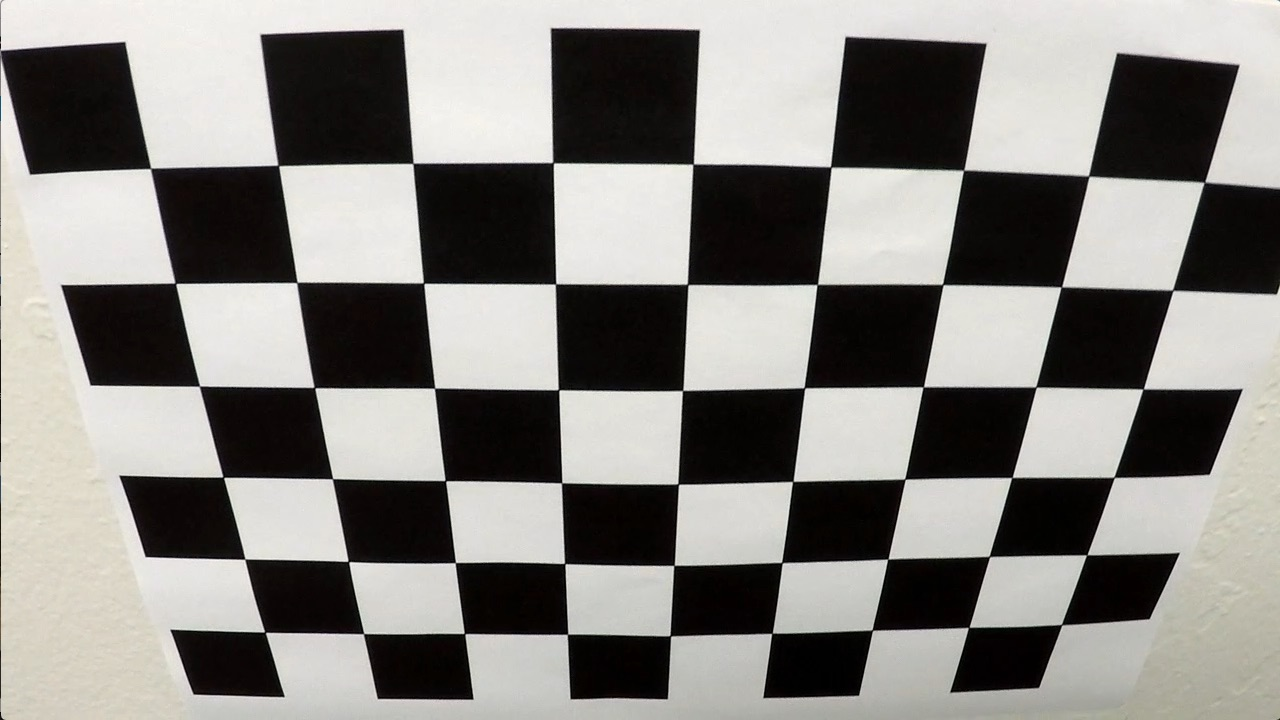
#> input picture camera_cal/calibration2.jpg, 1280 x 720 px
$ jupyter execute --allow-errors Carlibrating.ipynb   (shell and % lines are left out)
#> lines starting #> are read from the running program, lines starting #| are printed output that depends on the picture
[cell 1]
import numpy as np
import cv2
import matplotlib.pyplot as plt
import matplotlib.image as mpimg

[cell 2]
img = mpimg.imread("camera_cal/calibration2.jpg")
#> img is the input picture: shape (720, 1280, 3); mean R, G, B 134.4, 132.4, 128.5
plt.imshow(img)

[cell 3]
objp = np.zeros((6*8,3), np.float32)
objp[:,:2] = np.mgrid[0:8,0:6].T.reshape(-1,2)

[cell 4]
objp

[cell 5]
gray = cv2.cvtColor(img,cv2.COLOR_BGR2GRAY)
plt.imshow(gray)

[cell 6]
ret, corners = cv2.findChessboardCorners(gray, (8,6), None)
#> ret = True; corners = 48 rows, first 8: [149.5, 169.3], [276.6, 164.5], [411.8, 164.5], [551.6, 161.7], [693.4, 163.9], [830.6, 166.7], [962.7, 171.5], [1087.7, 174.8]

[cell 7]
corners.shape
#> Out = (48, 1, 2)

[cell 8]
corners[7]
#> Out = [[1087.7, 174.8]]
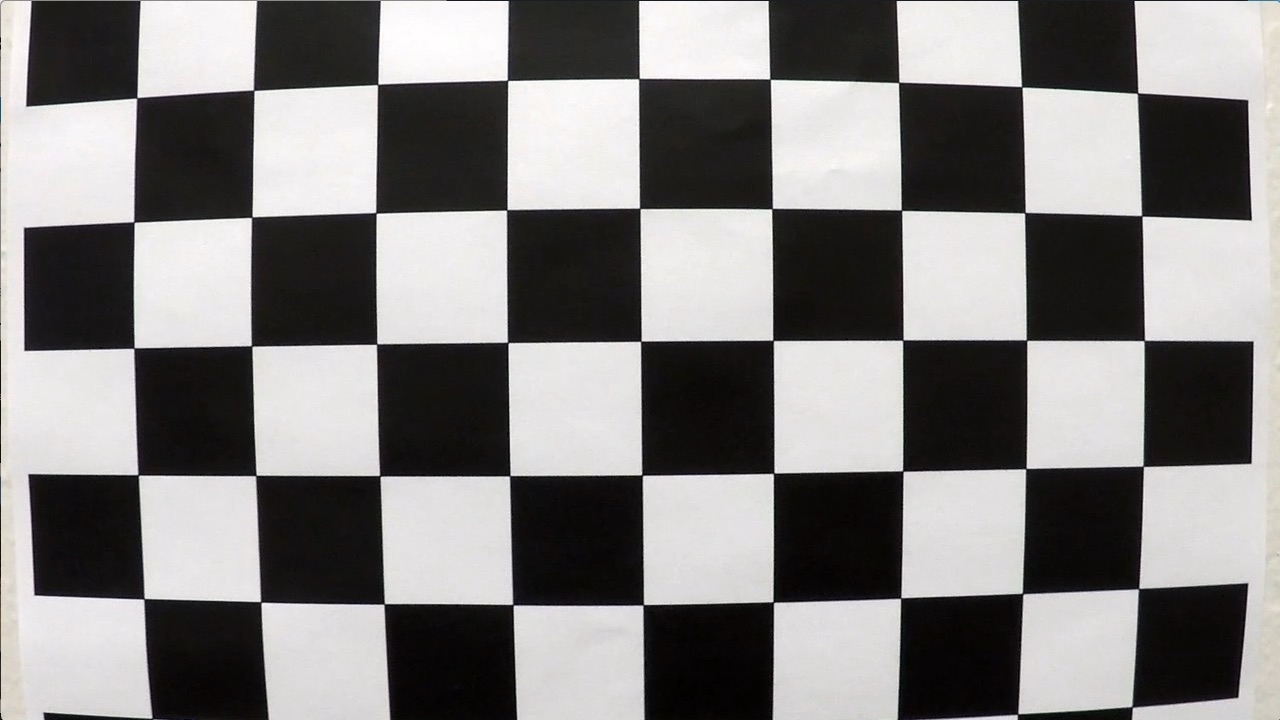
#> input picture camera_cal/calibration1.jpg, 1280 x 720 px
#> further down, img is the input picture: shape (720, 1280, 3); mean R, G, B 130.1, 128.4, 127.8
#> `ret, corners = cv2.findChessboardCorners(gray, (8,6), None)`: ret = False; corners = None

[cell 9]
objpoints=[]

[cell 10]
imgpoints=[]

[cell 11]
plt.imshow(img)

#> (a cell that did not finish here is left out)

[cell 13]
import glob
images = glob.glob("camera_cal/calibration*.jpg")

#> (a cell that did not finish here is left out)

[cell 15]
ret, mtx, dist, rvecs, tvecs = cv2.calibrateCamera(objpoints, imgpoints, gray.shape[::-1], None, None)
#> ret = 1.31; mtx = [[986.8, 0, 649.2], [0, 973.3, 254.9], [0, 0, 1]]; dist = [[-0.46, 1.7, 0.0137, -0.000321, -3.07]]; rvecs = ([0.5, -0.0304, 0.0133], [0.5, -0.0304, 0.0133]); tvecs = ([-3.69, -0.678, 6.79], [-3.69, -0.678, 6.79])

[cell 16]
img = mpimg.imread("camera_cal/calibration2.jpg")
dst = cv2.undistort(img, mtx, dist, None, mtx)
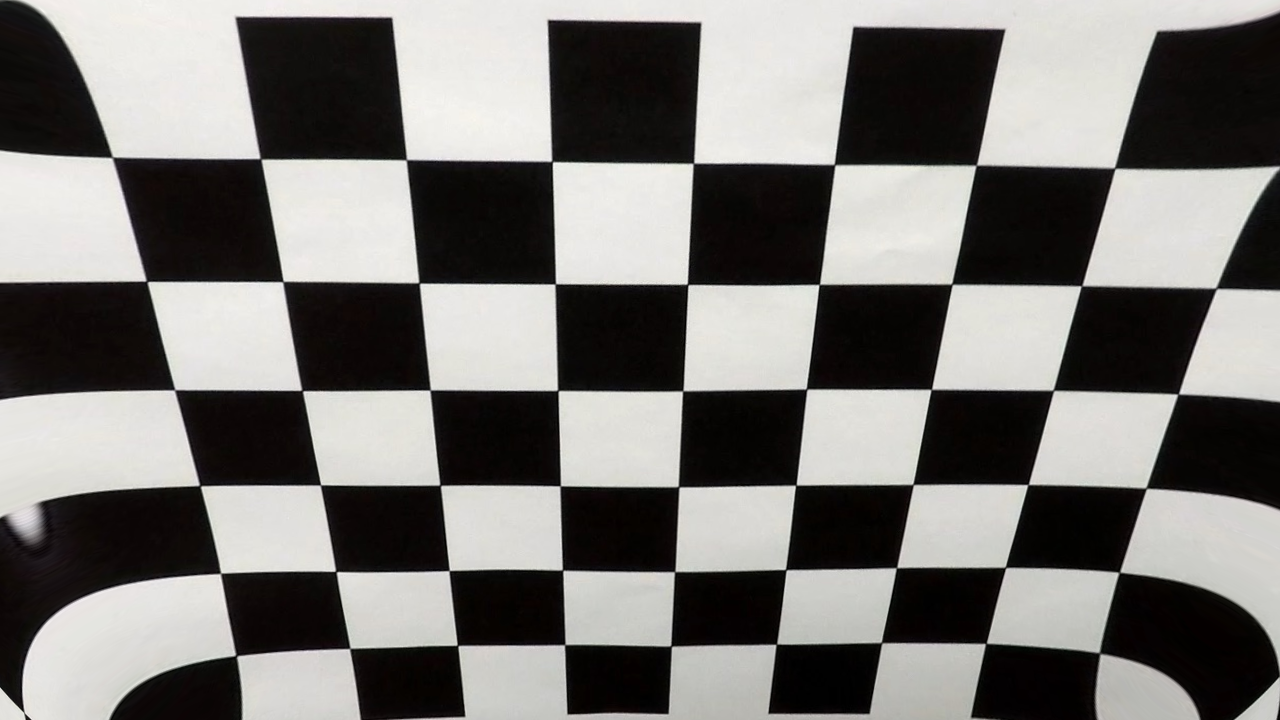
#> dst: shape (720, 1280, 3); mean R, G, B 120.4, 118.6, 115.9
plt.imshow(img)
